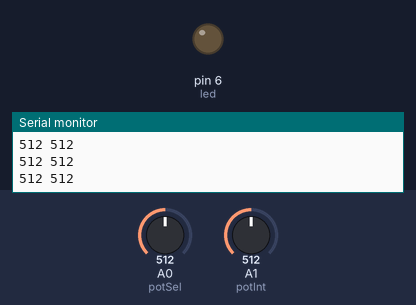
Recording of a sketch running on a simulated Arduino Uno, built with avr-gcc and run on an emulated ATmega328P. Parts: output pins drawn as LEDs (lit = HIGH), the last lines printed to the serial monitor. The inputs (shaded band) are chosen by the test bench; at power-on: A0 (potSel) = 512, A1 (potInt) = 512.

Above: at 1.2 s.
1.3 s: A0 (potSel) set to 501
At 2.2 s:
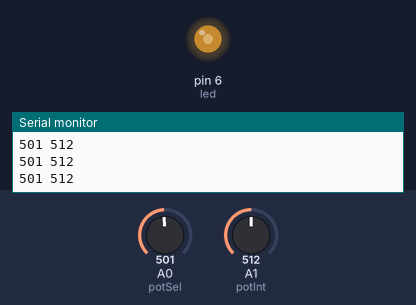
2.8 s: A1 (potInt) set to 716
At 3.7 s:
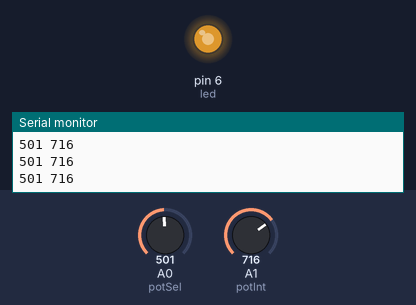
4.3 s: A1 (potInt) set to 900
At 5.1 s:
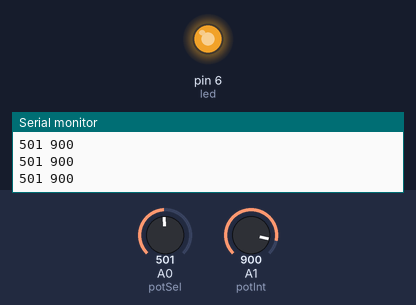
5.8 s: A1 (potInt) set to 122
At 6.6 s:
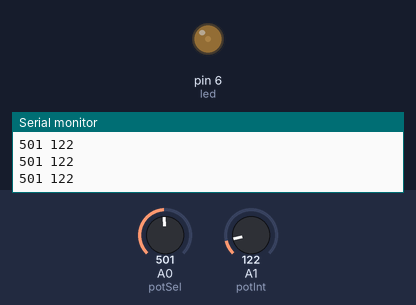
7.3 s: A1 (potInt) set to 511
At 8.1 s:
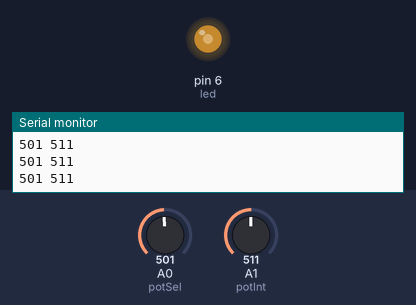
8.8 s: A0 (potSel) set to 521
At 9.6 s:
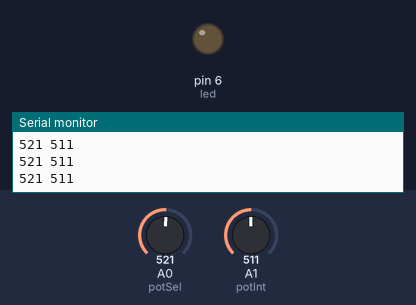
Timing chart, 0 to 11.3 s (numbered marks = the images above; inputs shaded):
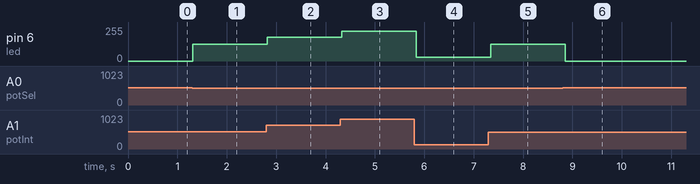

The sketch:

Ej_4_variarIntensidad.ino
```cpp
int led = 6;

int potSel= A0;
int potInt= A1;

void setup() {
  // put your setup code here, to run once:
Serial.begin(9600);
//pinMode(led, OUTPUT);
}
int sel=0;
int valintepot=0;
int valintserial=0;
//int valSerial;

 //int valPot;
 //int selOption;

void loop() {
  // put your main code here, to run repeatedly:

  sel= analogRead(potSel);
  valintepot= analogRead(potInt);
  Serial.println(String(sel)+ " " + String(valintepot));
//  valPot = analogRead(potInt);
  //selOption =analogRead(potSel);

  if(Serial.available()>0){
    valintserial= Serial.readString().toInt();
    //valintepot= Serial.readString().toInt();


    }
    if  (sel > 511){
    analogWrite(led,valintserial);
    }
    else{
    valintepot= map(valintepot,0,1023,0,255);
    analogWrite(led,valintepot);
    }
delay(100);

  //valPot= map(valPot, 0, 1023,0,255);

  //selOption= map(selOption, 0, 1023,0,1);

  //if (selOption==1){
   // analogWrite(led, valSerial) ;
//  }

  //else{
   // analogWrite  (led, valPot);
  //}

//delay(1000);

}
```

Measured:
- the behaviour switches between 512 and 511 on A0 (potSel) (found by bisection; images 0 and 1)
- after the input at 1.3 s, pin 6 (led): 0/255 → 127/255 at once
- after the input at 2.8 s, pin 6 (led): 127/255 → 178/255 at once
- after the input at 4.3 s, pin 6 (led): 178/255 → 224/255 at once
- after the input at 5.8 s, pin 6 (led): 224/255 → 30/255 at once
- after the input at 7.3 s, pin 6 (led): 30/255 → 127/255 at once
- after the input at 8.8 s, pin 6 (led): 127/255 → 0/255 after 0.05 s
